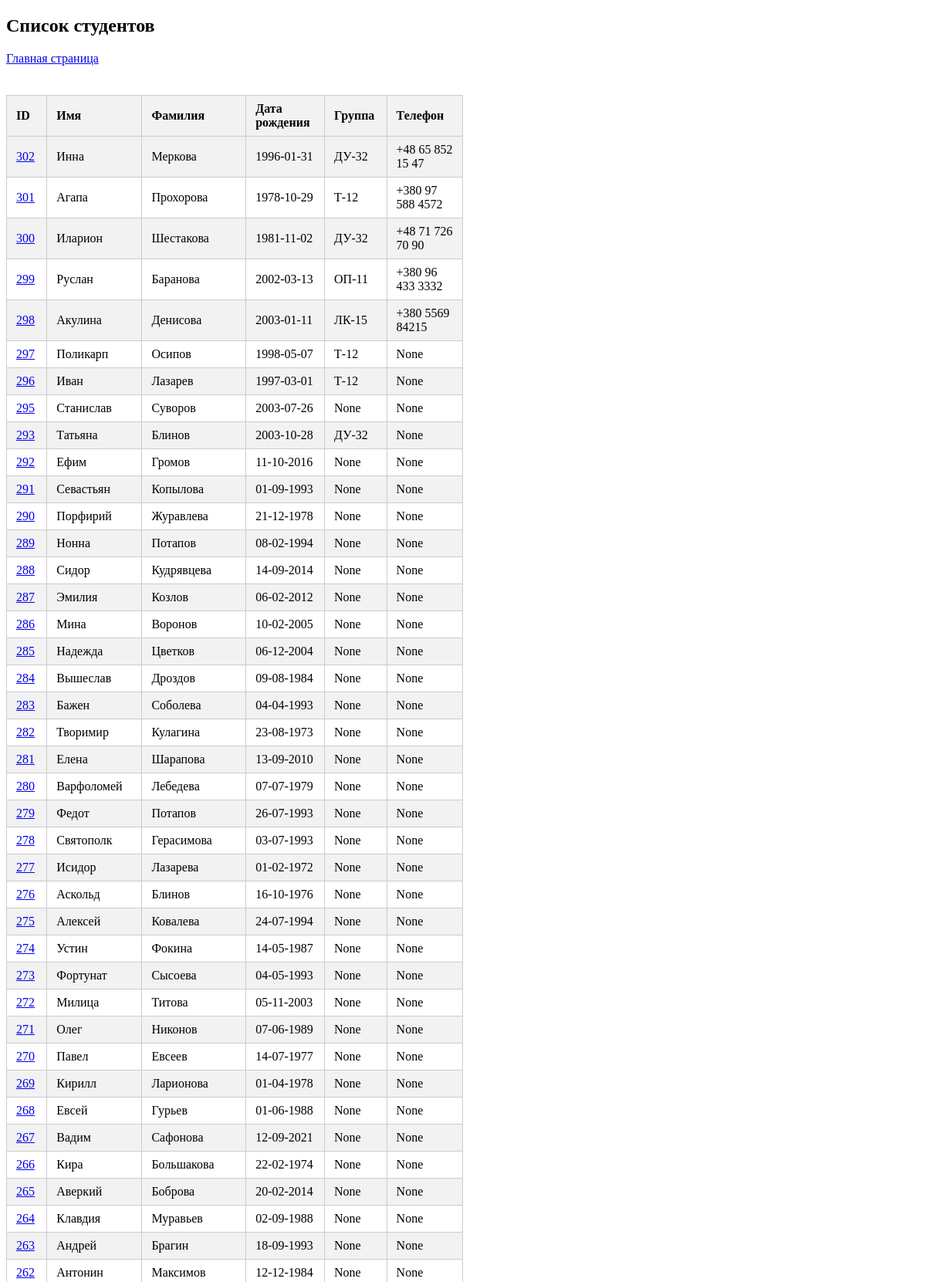
The page /students/ (upper part) on the database its author committed.
### st_app/models.py (models this page shows, shortened)
class Student(models.Model):
    first_name = models.CharField(max_length=20, blank=False)
    last_name = models.CharField(max_length=20, blank=False)
    birth_date = models.CharField(max_length=15, blank=False)
    group = models.ForeignKey(
        "Group", on_delete=models.CASCADE, related_name="students", null=True
    )
    phone = models.CharField(max_length=20, null=True)

class Group(models.Model):
    name = models.CharField(max_length=10, db_index=True)
    curator = models.ForeignKey(
        Teacher, on_delete=models.CASCADE, related_name="curated_groups"
    )
    def __str__(self):
        return self.name

### st_app/views.py (the view)
# urls.py: path("students/", students, name="students"),
def students(request):
    list_students = Student.objects.all().order_by("-id")
    return render(request, "students.html", context={"students": list_students})

### templates/students.html (shortened to what this page needs)
<!DOCTYPE html>
<html lang="ru">
<head>
</head>
<body>
<h2>Список студентов</h2>
<a aria-current="page" class="container nav-link d-flex align-items-center gap-2 active" href="/">
    Главная страница
</a>
<br>
<br>
{% if students %}
    <table>
        <tr>
            <th style="width: 5%;">ID</th>
            <th style="width: 10%;">Имя</th>
            <th style="width: 10%;">Фамилия</th>
            <th style="width: 10%;">Дата рождения</th>
            <th style="width: 5%;">Группа</th>
            <th style="width: 15%;">Телефон</th>
        </tr>
        {% for student in students %}
            <tr>
                <td><a href="{% url 'student_edit' student.id %}">{{ student.id }}</a></td>
                <td>{{ student.first_name }}</td>
                <td>{{ student.last_name }}</td>
                <td>{{ student.birth_date }}</td>
                <td>{{ student.group }}</td>
                <td>{{ student.phone }}</td>
            </tr>
        {% endfor %}
    </table>
{% else %}
    <p>В базе данных нет студентов.</p>
{% endif %}
</body>
</html>

### templates/students.html (style rules this page uses)
table { width: 50%; border-collapse: collapse; margin-top: 20px; }
table, th, td { border: 1px solid #ccc; }
th, td { padding: 8px 12px; text-align: left; }
th { background-color: #f2f2f2; }
tr:nth-child(even) { background-color: #f2f2f2; }

### rows shown on the page
Student: id "302", first_name "Инна", last_name "Меркова", birth_date "1996-01-31", group "ДУ-32", phone "+48 65 852 15 47"
Student: id "301", first_name "Агапа", last_name "Прохорова", birth_date "1978-10-29", group "Т-12", phone "+380 97 588 4572"
Student: id "300", first_name "Иларион", last_name "Шестакова", birth_date "1981-11-02", group "ДУ-32", phone "+48 71 726 70 90"
Student: id "299", first_name "Руслан", last_name "Баранова", birth_date "2002-03-13", group "ОП-11", phone "+380 96 433 3332"
Student: id "298", first_name "Акулина", last_name "Денисова", birth_date "2003-01-11", group "ЛК-15", phone "+380 5569 84215"
Student: id "297", first_name "Поликарп", last_name "Осипов", birth_date "1998-05-07", group "Т-12", phone "None"
Student: id "296", first_name "Иван", last_name "Лазарев", birth_date "1997-03-01", group "Т-12", phone "None"
Student: id "295", first_name "Станислав", last_name "Суворов", birth_date "2003-07-26", group "None", phone "None"
Student: id "293", first_name "Татьяна", last_name "Блинов", birth_date "2003-10-28", group "ДУ-32", phone "None"
Student: id "292", first_name "Ефим", last_name "Громов", birth_date "11-10-2016", group "None", phone "None"
Student: id "291", first_name "Севастьян", last_name "Копылова", birth_date "01-09-1993", group "None", phone "None"
Student: id "290", first_name "Порфирий", last_name "Журавлева", birth_date "21-12-1978", group "None", phone "None"
Student: id "289", first_name "Нонна", last_name "Потапов", birth_date "08-02-1994", group "None", phone "None"
Student: id "288", first_name "Сидор", last_name "Кудрявцева", birth_date "14-09-2014", group "None", phone "None"
Student: id "287", first_name "Эмилия", last_name "Козлов", birth_date "06-02-2012", group "None", phone "None"
Student: id "286", first_name "Мина", last_name "Воронов", birth_date "10-02-2005", group "None", phone "None"
Student: id "285", first_name "Надежда", last_name "Цветков", birth_date "06-12-2004", group "None", phone "None"
Student: id "284", first_name "Вышеслав", last_name "Дроздов", birth_date "09-08-1984", group "None", phone "None"
Student: id "283", first_name "Бажен", last_name "Соболева", birth_date "04-04-1993", group "None", phone "None"
Student: id "282", first_name "Творимир", last_name "Кулагина", birth_date "23-08-1973", group "None", phone "None"
Student: id "281", first_name "Елена", last_name "Шарапова", birth_date "13-09-2010", group "None", phone "None"
Student: id "280", first_name "Варфоломей", last_name "Лебедева", birth_date "07-07-1979", group "None", phone "None"
Student: id "279", first_name "Федот", last_name "Потапов", birth_date "26-07-1993", group "None", phone "None"
Student: id "278", first_name "Святополк", last_name "Герасимова", birth_date "03-07-1993", group "None", phone "None"
Student: id "277", first_name "Исидор", last_name "Лазарева", birth_date "01-02-1972", group "None", phone "None"
Student: id "276", first_name "Аскольд", last_name "Блинов", birth_date "16-10-1976", group "None", phone "None"
Student: id "275", first_name "Алексей", last_name "Ковалева", birth_date "24-07-1994", group "None", phone "None"
Student: id "274", first_name "Устин", last_name "Фокина", birth_date "14-05-1987", group "None", phone "None"
Student: id "273", first_name "Фортунат", last_name "Сысоева", birth_date "04-05-1993", group "None", phone "None"
Student: id "272", first_name "Милица", last_name "Титова", birth_date "05-11-2003", group "None", phone "None"
Student: id "271", first_name "Олег", last_name "Никонов", birth_date "07-06-1989", group "None", phone "None"
Student: id "270", first_name "Павел", last_name "Евсеев", birth_date "14-07-1977", group "None", phone "None"
Student: id "269", first_name "Кирилл", last_name "Ларионова", birth_date "01-04-1978", group "None", phone "None"
Student: id "268", first_name "Евсей", last_name "Гурьев", birth_date "01-06-1988", group "None", phone "None"
Student: id "267", first_name "Вадим", last_name "Сафонова", birth_date "12-09-2021", group "None", phone "None"
Student: id "266", first_name "Кира", last_name "Большакова", birth_date "22-02-1974", group "None", phone "None"
Student: id "265", first_name "Аверкий", last_name "Боброва", birth_date "20-02-2014", group "None", phone "None"
Student: id "264", first_name "Клавдия", last_name "Муравьев", birth_date "02-09-1988", group "None", phone "None"
Student: id "263", first_name "Андрей", last_name "Брагин", birth_date "18-09-1993", group "None", phone "None"
Student: id "262", first_name "Антонин", last_name "Максимов", birth_date "12-12-1984", group "None", phone "None"
